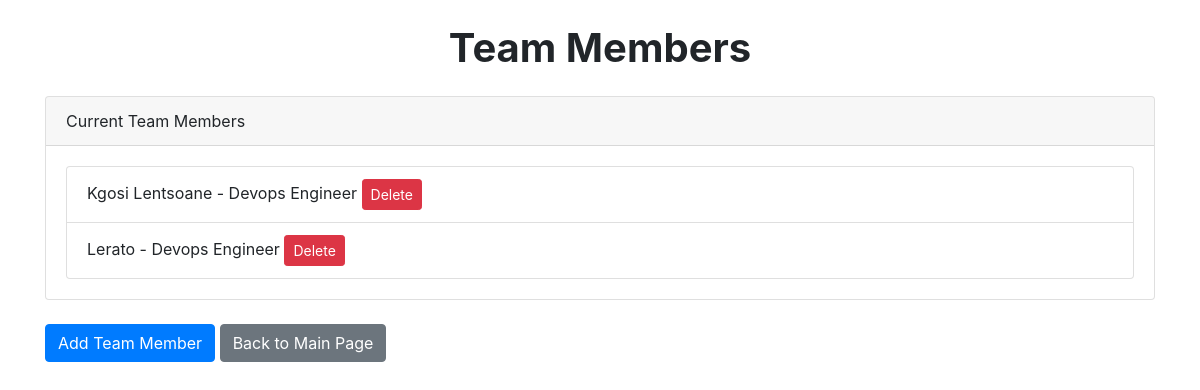
Page /team/ on the committed database.
### tasks/models.py (models this page shows, shortened)
class TeamMember(models.Model):
    name = models.CharField(max_length=100)
    role = models.CharField(max_length=100)

### tasks/views.py (the view)
# urls.py: path('team/', views.team_members, name='team_members'),
def team_members(request):
    members = TeamMember.objects.all()
    return render(request, 'tasks/team_members.html', {'members': members})

### tasks/templates/tasks/team_members.html (shortened to what this page needs)
<!DOCTYPE html>
<html lang="en">
<head>
    <link rel="stylesheet" href="https://stackpath.bootstrapcdn.com/bootstrap/4.3.1/css/bootstrap.min.css">
</head>
<body>
    <div class="container">
        <h1 class="text-center my-4 font-weight-bold">Team Members</h1>
        <div class="card my-4">
            <div class="card-header">Current Team Members</div>
            <div class="card-body">
                <ul class="list-group">
                    {% for member in members %}
                        <li class="list-group-item">
                            {{ member.name }} - {{ member.role }}
                            <form method="post" action="{% url 'delete_team_member' member.id %}" class="d-inline">
                                <button type="submit" class="btn btn-danger btn-sm">Delete</button>
                            </form>
                        </li>
                    {% empty %}
                        <li class="list-group-item">No team members yet.</li>
                    {% endfor %}
                </ul>
            </div>
        </div>
        <a href="{% url 'add_team_member' %}" class="btn btn-primary">Add Team Member</a>
        <a href="{% url 'index' %}" class="btn btn-secondary">Back to Main Page</a>
    </div>
</body>
</html>

### rows in the picture
TeamMember: name "Kgosi Lentsoane", role "Devops Engineer"
TeamMember: name "Lerato", role "Devops Engineer"
